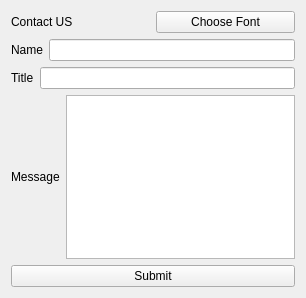
<?xml version="1.0" encoding="UTF-8"?>
<ui version="4.0">
 <class>Widget</class>
 <widget class="QWidget" name="Widget">
  <property name="geometry">
   <rect>
    <x>0</x>
    <y>0</y>
    <width>306</width>
    <height>298</height>
   </rect>
  </property>
  <property name="windowTitle">
   <string>Widget</string>
  </property>
  <layout class="QVBoxLayout" name="verticalLayout">
   <item>
    <layout class="QHBoxLayout" name="horizontalLayout">
     <item>
      <widget class="QLabel" name="label">
       <property name="text">
        <string>Contact US</string>
       </property>
      </widget>
     </item>
     <item>
      <widget class="QPushButton" name="pushButton">
       <property name="text">
        <string>Choose Font</string>
       </property>
      </widget>
     </item>
    </layout>
   </item>
   <item>
    <layout class="QHBoxLayout" name="horizontalLayout_4">
     <item>
      <widget class="QLabel" name="label_2">
       <property name="text">
        <string>Name</string>
       </property>
      </widget>
     </item>
     <item>
      <widget class="QLineEdit" name="lineEdit"/>
     </item>
    </layout>
   </item>
   <item>
    <layout class="QHBoxLayout" name="horizontalLayout_2">
     <item>
      <widget class="QLabel" name="label_3">
       <property name="text">
        <string>Title</string>
       </property>
      </widget>
     </item>
     <item>
      <widget class="QLineEdit" name="lineEdit_2"/>
     </item>
    </layout>
   </item>
   <item>
    <layout class="QHBoxLayout" name="horizontalLayout_3">
     <item>
      <widget class="QLabel" name="label_4">
       <property name="text">
        <string>Message</string>
       </property>
      </widget>
     </item>
     <item>
      <widget class="QPlainTextEdit" name="plainTextEdit"/>
     </item>
    </layout>
   </item>
   <item>
    <widget class="QPushButton" name="pushButton_2">
     <property name="text">
      <string>Submit</string>
     </property>
    </widget>
   </item>
  </layout>
 </widget>
 <resources/>
 <connections/>
</ui>
